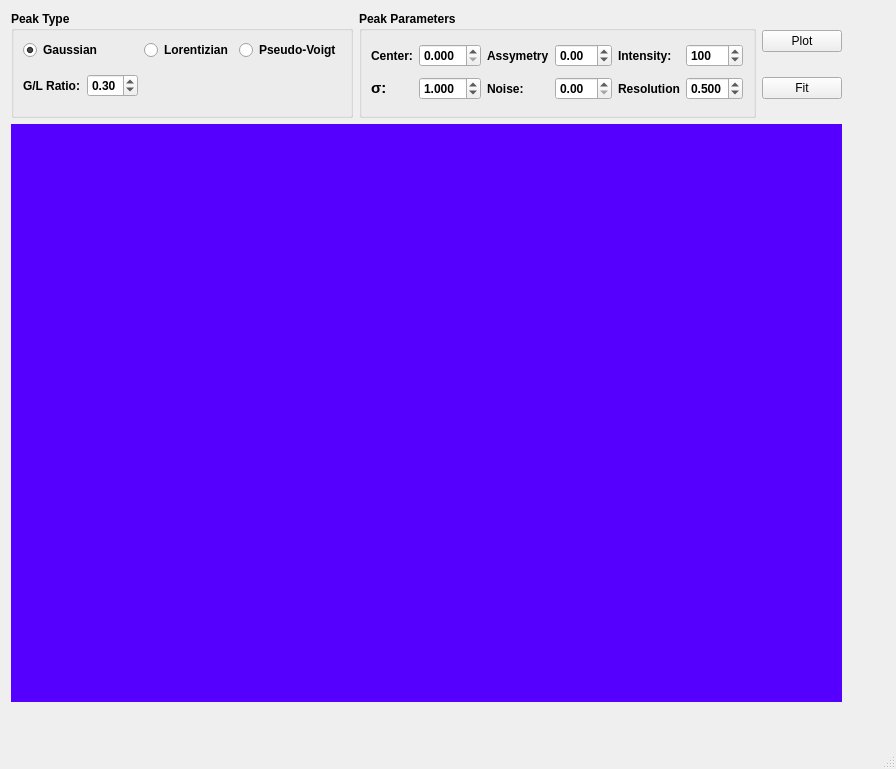
<?xml version="1.0" encoding="UTF-8"?>
<ui version="4.0">
 <class>MainWindow</class>
 <widget class="QMainWindow" name="MainWindow">
  <property name="enabled">
   <bool>true</bool>
  </property>
  <property name="geometry">
   <rect>
    <x>0</x>
    <y>0</y>
    <width>896</width>
    <height>769</height>
   </rect>
  </property>
  <property name="sizePolicy">
   <sizepolicy hsizetype="Preferred" vsizetype="Preferred">
    <horstretch>0</horstretch>
    <verstretch>0</verstretch>
   </sizepolicy>
  </property>
  <property name="windowTitle">
   <string>Peak Simulation</string>
  </property>
  <widget class="QWidget" name="centralwidget">
   <widget class="QWidget" name="">
    <property name="geometry">
     <rect>
      <x>11</x>
      <y>11</y>
      <width>831</width>
      <height>691</height>
     </rect>
    </property>
    <layout class="QGridLayout" name="gridLayout_4">
     <item row="0" column="0">
      <layout class="QGridLayout" name="gridLayout_3">
       <item row="0" column="0">
        <widget class="QGroupBox" name="gbType">
         <property name="font">
          <font>
           <weight>75</weight>
           <bold>true</bold>
          </font>
         </property>
         <property name="title">
          <string>Peak Type</string>
         </property>
         <property name="flat">
          <bool>false</bool>
         </property>
         <layout class="QGridLayout" name="gridLayout_2">
          <item row="0" column="0" colspan="2">
           <widget class="QRadioButton" name="rbGaussian">
            <property name="text">
             <string>Gaussian</string>
            </property>
            <property name="checked">
             <bool>true</bool>
            </property>
           </widget>
          </item>
          <item row="0" column="2">
           <widget class="QRadioButton" name="rbLorentizian">
            <property name="text">
             <string>Lorentizian</string>
            </property>
           </widget>
          </item>
          <item row="0" column="3">
           <widget class="QRadioButton" name="rbPseudoVoigt">
            <property name="text">
             <string>Pseudo-Voigt</string>
            </property>
           </widget>
          </item>
          <item row="1" column="0">
           <widget class="QLabel" name="lbRatio">
            <property name="text">
             <string>G/L Ratio:</string>
            </property>
           </widget>
          </item>
          <item row="1" column="1">
           <widget class="QDoubleSpinBox" name="sbRatio">
            <property name="accelerated">
             <bool>true</bool>
            </property>
            <property name="maximum">
             <double>1.000000000000000</double>
            </property>
            <property name="singleStep">
             <double>0.010000000000000</double>
            </property>
            <property name="value">
             <double>0.300000000000000</double>
            </property>
           </widget>
          </item>
          <item row="1" column="2">
           <spacer name="verticalSpacer">
            <property name="orientation">
             <enum>Qt::Vertical</enum>
            </property>
            <property name="sizeHint" stdset="0">
             <size>
              <width>20</width>
              <height>40</height>
             </size>
            </property>
           </spacer>
          </item>
          <item row="1" column="3">
           <spacer name="verticalSpacer_2">
            <property name="orientation">
             <enum>Qt::Vertical</enum>
            </property>
            <property name="sizeHint" stdset="0">
             <size>
              <width>20</width>
              <height>40</height>
             </size>
            </property>
           </spacer>
          </item>
         </layout>
        </widget>
       </item>
       <item row="0" column="1">
        <widget class="QGroupBox" name="groupBox_2">
         <property name="font">
          <font>
           <weight>75</weight>
           <bold>true</bold>
          </font>
         </property>
         <property name="title">
          <string>Peak Parameters</string>
         </property>
         <layout class="QGridLayout" name="gridLayout">
          <item row="0" column="0">
           <widget class="QLabel" name="label">
            <property name="text">
             <string>Center:</string>
            </property>
           </widget>
          </item>
          <item row="0" column="1">
           <widget class="QDoubleSpinBox" name="sbCenter">
            <property name="decimals">
             <number>3</number>
            </property>
            <property name="maximum">
             <double>99.989999999999995</double>
            </property>
           </widget>
          </item>
          <item row="0" column="2">
           <widget class="QLabel" name="label_4">
            <property name="text">
             <string>Assymetry:</string>
            </property>
           </widget>
          </item>
          <item row="0" column="3">
           <widget class="QDoubleSpinBox" name="sbAssymetry">
            <property name="minimum">
             <double>-1.000000000000000</double>
            </property>
            <property name="maximum">
             <double>1.000000000000000</double>
            </property>
            <property name="singleStep">
             <double>0.010000000000000</double>
            </property>
           </widget>
          </item>
          <item row="0" column="4">
           <widget class="QLabel" name="label_3">
            <property name="text">
             <string>Intensity:</string>
            </property>
           </widget>
          </item>
          <item row="0" column="5">
           <widget class="QDoubleSpinBox" name="sbIntensity">
            <property name="decimals">
             <number>0</number>
            </property>
            <property name="minimum">
             <double>1.000000000000000</double>
            </property>
            <property name="maximum">
             <double>300.000000000000000</double>
            </property>
            <property name="singleStep">
             <double>20.000000000000000</double>
            </property>
            <property name="value">
             <double>100.000000000000000</double>
            </property>
           </widget>
          </item>
          <item row="1" column="0">
           <widget class="QLabel" name="label_2">
            <property name="font">
             <font>
              <pointsize>11</pointsize>
             </font>
            </property>
            <property name="text">
             <string>&lt;html&gt;&lt;head/&gt;&lt;body&gt;&lt;p&gt;σ:&lt;/p&gt;&lt;/body&gt;&lt;/html&gt;</string>
            </property>
            <property name="alignment">
             <set>Qt::AlignLeading|Qt::AlignLeft|Qt::AlignVCenter</set>
            </property>
           </widget>
          </item>
          <item row="1" column="1">
           <widget class="QDoubleSpinBox" name="sbSigma">
            <property name="decimals">
             <number>3</number>
            </property>
            <property name="maximum">
             <double>15.000000000000000</double>
            </property>
            <property name="singleStep">
             <double>0.050000000000000</double>
            </property>
            <property name="value">
             <double>1.000000000000000</double>
            </property>
           </widget>
          </item>
          <item row="1" column="2">
           <widget class="QLabel" name="label_5">
            <property name="text">
             <string>Noise:</string>
            </property>
           </widget>
          </item>
          <item row="1" column="3">
           <widget class="QDoubleSpinBox" name="sbNoise">
            <property name="maximum">
             <double>30.000000000000000</double>
            </property>
            <property name="singleStep">
             <double>0.100000000000000</double>
            </property>
           </widget>
          </item>
          <item row="1" column="4">
           <widget class="QLabel" name="label_6">
            <property name="text">
             <string>Resolution:</string>
            </property>
           </widget>
          </item>
          <item row="1" column="5">
           <widget class="QDoubleSpinBox" name="sbResolution">
            <property name="decimals">
             <number>3</number>
            </property>
            <property name="minimum">
             <double>0.010000000000000</double>
            </property>
            <property name="maximum">
             <double>2.000000000000000</double>
            </property>
            <property name="singleStep">
             <double>0.010000000000000</double>
            </property>
            <property name="value">
             <double>0.500000000000000</double>
            </property>
           </widget>
          </item>
         </layout>
        </widget>
       </item>
       <item row="0" column="2">
        <layout class="QVBoxLayout" name="verticalLayout">
         <item>
          <widget class="QPushButton" name="btPlot">
           <property name="enabled">
            <bool>true</bool>
           </property>
           <property name="text">
            <string>Plot</string>
           </property>
          </widget>
         </item>
         <item>
          <widget class="QPushButton" name="btFit">
           <property name="enabled">
            <bool>true</bool>
           </property>
           <property name="text">
            <string>Fit</string>
           </property>
          </widget>
         </item>
        </layout>
       </item>
      </layout>
     </item>
     <item row="1" column="0">
      <widget class="QWidget" name="graphic" native="true">
       <property name="sizePolicy">
        <sizepolicy hsizetype="Preferred" vsizetype="Preferred">
         <horstretch>0</horstretch>
         <verstretch>5</verstretch>
        </sizepolicy>
       </property>
       <property name="styleSheet">
        <string notr="true">background: rgb(85, 0, 255)</string>
       </property>
      </widget>
     </item>
    </layout>
   </widget>
  </widget>
  <widget class="QMenuBar" name="menubar">
   <property name="geometry">
    <rect>
     <x>0</x>
     <y>0</y>
     <width>896</width>
     <height>21</height>
    </rect>
   </property>
  </widget>
  <widget class="QStatusBar" name="statusbar"/>
 </widget>
 <resources/>
 <connections/>
</ui>
